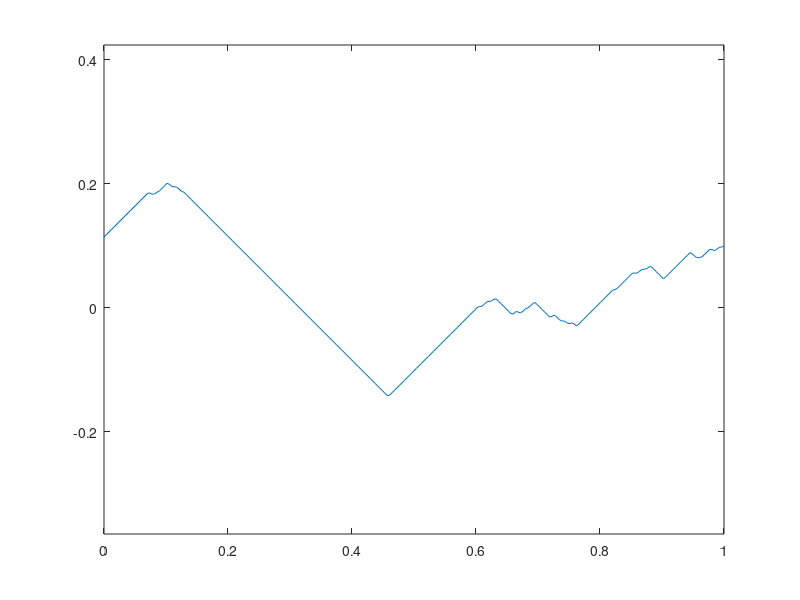

Reproduce this figure in MATLAB.
1;

function y = clamp(x, low, high)
	y = min(high, max(x, low));
end

function [z_out, max_grad] = step(z_in)
	z_out = zeros(size(z_in));
  max_grad = 0;
	for k = 1:length(z_in)
		left = max(k - 1, 1);
		right = min(k + 1, length(z_in));
		ddx = 0.5*(z_in(right) - z_in(left));
		if abs(ddx) > 1 || max(z_in(left), z_in(right)) - z_in(k) > 1
      uphill_index = 0;
      if abs(ddx) == 0
        if z_in(left) > z_in(right)
          uphill_index = left;
        else
          uphill_index = right;
        end
      else
        uphill_index = clamp(k + ddx/abs(ddx), 1, length(z_in));
      end
      required_value = z_in(uphill_index) - 1;
      current_value = z_in(k);
      error = min(current_value - required_value, 0);
      z_out(k) = z_in(k) - error;
		else
			z_out(k) = z_in(k);
		end
    max_grad = max(max_grad, abs(0.5*(z_in(right) - z_in(left))));
	end
end

x = linspace(0, 128, 257)/128;
z = 0.125*(cos(2.0*pi*x)
            + 0.5*sin(4.0*pi*x)
            - 0.25*cos(8.0*pi*x)
            - 0.125*sin(16.0*pi*x)
            + 0.0625*cos(32.0*pi*x)
            + 0.03125*sin(64.0*pi*x)
            - 0.015625*cos(128.0*pi*x));
plot(x, z)
axis equal
pause

for k=1:100
  [z, max_grad]=step(256*z);
  z = z/256;
  max_grad
  plot(x, z);
  axis equal;
  pause
end
